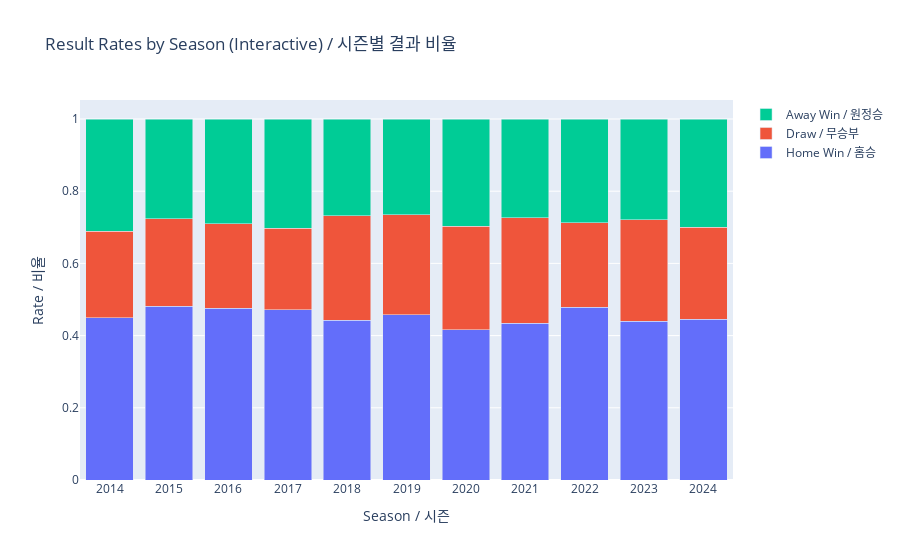

Notebook code cell kept with this figure:
### Markdown cell above
# 3. Home Win / Draw / Away Win Rate Changes (홈 승률 / 무승부율 / 원정 승률 변화)

### Code cell
import plotly.graph_objects as go

# 1) 시즌별 결과 개수 → 비율
res_counts = (
    df.groupby(["season", "result"])
      .size()
      .unstack(fill_value=0)[["H","D","A"]]     # 고정 순서
)
res_rates = (res_counts.T / res_counts.sum(axis=1)).T  # 각 시즌 합 1.0

seasons = res_rates.index.astype(str).tolist()
H = res_rates["H"].values
D = res_rates["D"].values
A = res_rates["A"].values

# 2) 인터랙티브 스택드 바
fig = go.Figure()
fig.add_bar(
    x=seasons, y=H, name="Home Win / 홈승",
    hovertemplate="Season: %{x}<br>Home Win: %{y:.1%}<extra></extra>"
)
fig.add_bar(
    x=seasons, y=D, name="Draw / 무승부",
    hovertemplate="Season: %{x}<br>Draw: %{y:.1%}<extra></extra>"
)
fig.add_bar(
    x=seasons, y=A, name="Away Win / 원정승",
    hovertemplate="Season: %{x}<br>Away Win: %{y:.1%}<extra></extra>"
)

fig.update_layout(
    barmode="stack",
    title="Result Rates by Season (Interactive) / 시즌별 결과 비율",
    xaxis_title="Season / 시즌",
    yaxis_title="Rate / 비율",
)
fig.show()

### Figure 1 — Plotly figure (JSON) as saved in the notebook; plotly's stock layout.template omitted (floating-point values rounded to 4 significant figures)
{"data": [{"hovertemplate": "Season: %{x}<br>Home Win: %{y:.1%}<extra></extra>", "name": "Home Win / 홈승", "type": "bar", "x": ["2014", "2015", "2016", "2017", "2018", "2019", "2020", "2021", "2022", "2023", "2024"], "y": [0.45, 0.4816, 0.4763, 0.4711, 0.4421, 0.4579, 0.4158, 0.4342, 0.4789, 0.4395, 0.4447]}, {"hovertemplate": "Season: %{x}<br>Draw: %{y:.1%}<extra></extra>", "name": "Draw / 무승부", "type": "bar", "x": ["2014", "2015", "2016", "2017", "2018", "2019", "2020", "2021", "2022", "2023", "2024"], "y": [0.2395, 0.2421, 0.2342, 0.2263, 0.2895, 0.2763, 0.2868, 0.2921, 0.2342, 0.2816, 0.2553]}, {"hovertemplate": "Season: %{x}<br>Away Win: %{y:.1%}<extra></extra>", "name": "Away Win / 원정승", "type": "bar", "x": ["2014", "2015", "2016", "2017", "2018", "2019", "2020", "2021", "2022", "2023", "2024"], "y": [0.3105, 0.2763, 0.2895, 0.3026, 0.2684, 0.2658, 0.2974, 0.2737, 0.2868, 0.2789, 0.3]}], "layout": {"barmode": "stack", "title": {"text": "Result Rates by Season (Interactive) / 시즌별 결과 비율"}, "xaxis": {"title": {"text": "Season / 시즌"}}, "yaxis": {"title": {"text": "Rate / 비율"}}}}
